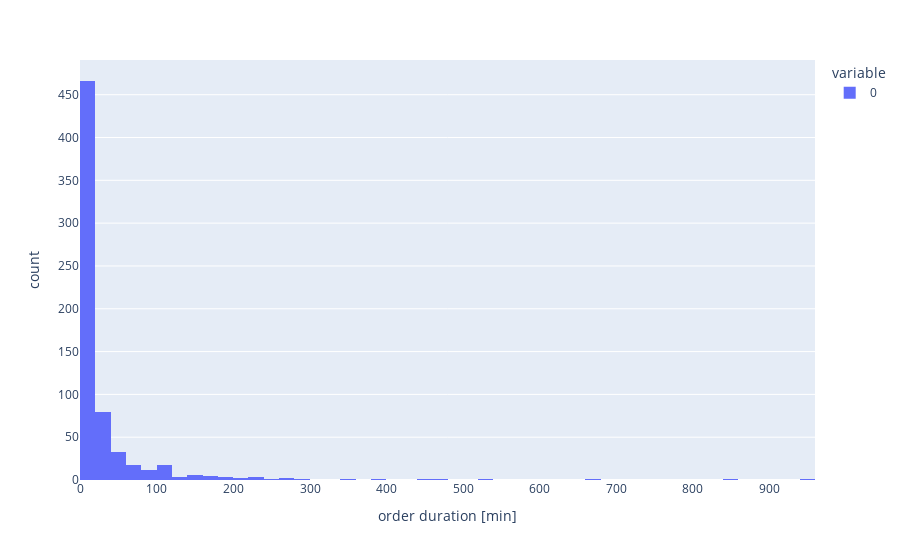

Notebook code for this chart:
### Markdown cell above
### 決済までの時間

### Code cell
timedeltas = pd.Series([order.exit_timestamp - order.entry_timestamp for order in order_manager.order_history])
fig = px.histogram(timedeltas.dt.seconds // 60)
fig.update_layout(xaxis_title="order duration [min]")

### Figure 1 — Plotly figure (JSON) as saved in the notebook; plotly's stock layout.template omitted (floating-point values rounded to 4 significant figures; data arrays with more than 128 entries replaced by an {"elided": "..."} marker saying what was removed)
{"data": [{"alignmentgroup": "True", "bingroup": "x", "hovertemplate": "variable=0<br>value=%{x}<br>count=%{y}<extra></extra>", "legendgroup": "0", "marker": {"color": "#636efa", "pattern": {"shape": ""}}, "name": "0", "offsetgroup": "0", "orientation": "v", "showlegend": true, "type": "histogram", "x": {"elided": "659 int values"}, "xaxis": "x", "yaxis": "y"}], "layout": {"autosize": true, "barmode": "relative", "legend": {"title": {"text": "variable"}, "tracegroupgap": 0}, "margin": {"t": 60}, "xaxis": {"anchor": "y", "autorange": true, "domain": [0, 1], "range": [-0.5, 959.5], "title": {"text": "order duration [min]"}, "type": "linear"}, "yaxis": {"anchor": "x", "autorange": true, "domain": [0, 1], "range": [0, 490.5], "title": {"text": "count"}}}}
